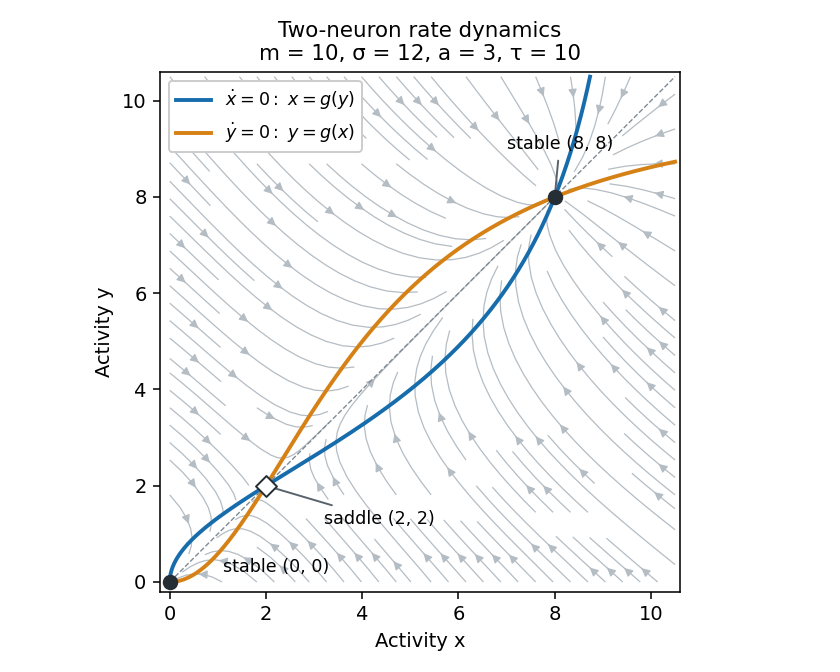

Reproduce this figure in Python.
"""Two-neuron phase portrait; Python 3.14, root-pinned NumPy and Matplotlib.

Output the PNG basename in the caller's CWD. Respect its MPLCONFIGDIR.
"""
from pathlib import Path
import matplotlib
matplotlib.use('Agg')
import matplotlib.pyplot as plt
import numpy as np


def main():
    m, sigma, a, tau = 10., 12., 3., 10.
    g = lambda z: m*a*a*z*z/(sigma*sigma+a*a*z*z)
    points = np.linspace(0, 10.5, 151)
    X,Y = np.meshgrid(points,points)
    fig,ax = plt.subplots(figsize=(6.,4.8),dpi=140,facecolor='white')
    ax.streamplot(points,points,(g(Y)-X)/tau,(g(X)-Y)/tau,
                  color='#b5bdc4',density=1.,linewidth=.65,arrowsize=.9)
    z=np.linspace(0,10.5,400)
    ax.plot(g(z),z,color='#176dab',lw=2.,label=r'$\dot x=0:\ x=g(y)$')
    ax.plot(z,g(z),color='#d68115',lw=2.,label=r'$\dot y=0:\ y=g(x)$')
    ax.plot([0,10.5],[0,10.5],'--',color='#7e8993',lw=.7)
    ax.scatter([0,8],[0,8],s=48,color='#252d35',zorder=5)
    ax.scatter([2],[2],s=58,marker='D',facecolor='white',edgecolor='#252d35',zorder=5)
    ax.annotate('stable (0, 0)',(0,0),xytext=(1.1,.2),fontsize=9)
    ax.annotate('saddle (2, 2)',(2,2),xytext=(3.2,1.2),fontsize=9,
                arrowprops={'arrowstyle':'-','color':'#58636c'})
    ax.annotate('stable (8, 8)',(8,8),xytext=(7.0,9.0),fontsize=9,
                arrowprops={'arrowstyle':'-','color':'#58636c'})
    ax.set(xlim=(-.2,10.6),ylim=(-.2,10.6),xlabel='Activity x',ylabel='Activity y')
    ax.set_aspect('equal')
    ax.legend(loc='upper left',fontsize=9,framealpha=1.)
    ax.set_title('Two-neuron rate dynamics\nm = 10, σ = 12, a = 3, τ = 10',fontsize=11)
    fig.tight_layout()
    fig.savefig(Path.cwd()/'paper-73-neural-phase.png',facecolor='white',transparent=False)
    plt.close(fig)


if __name__=='__main__':main()
